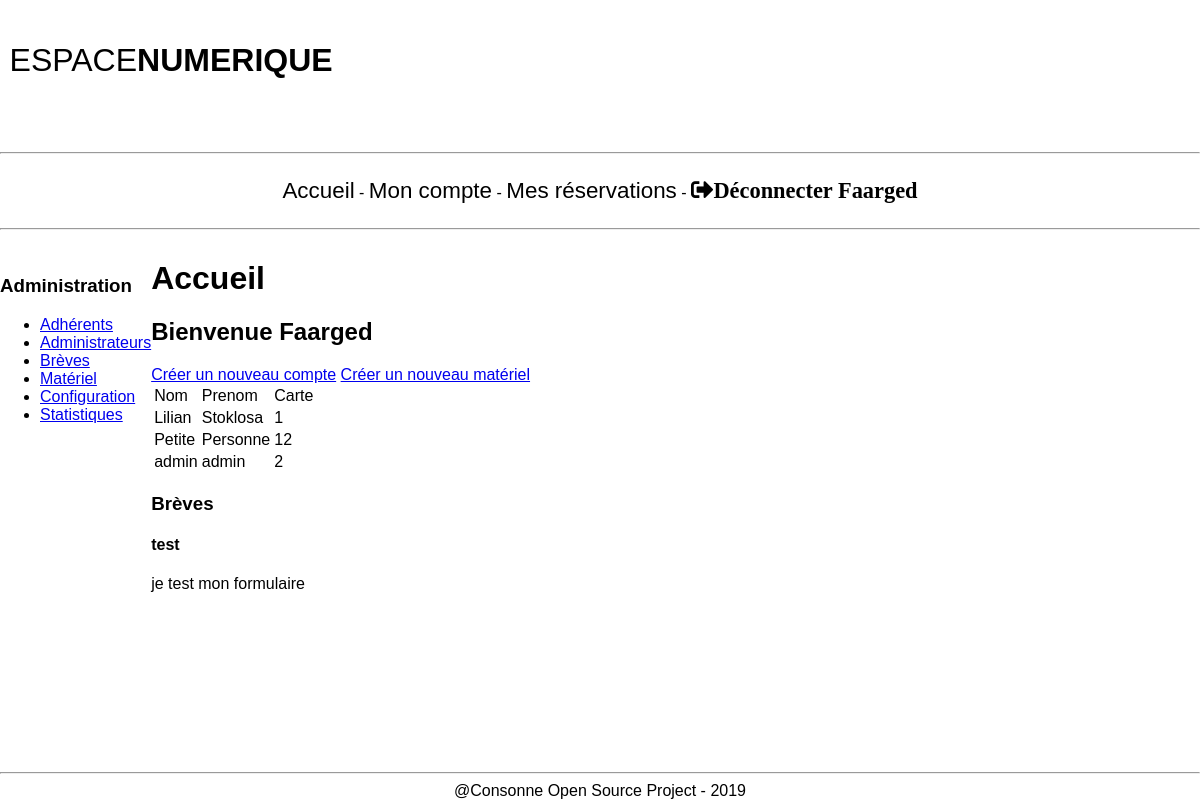
Page /accueil.php (signed in) on the committed database.
### tables this page shows
CREATE TABLE `users` (
  `id_user` int(11) NOT NULL,
  `nom` varchar(50) NOT NULL,
  `prenom` varchar(50) NOT NULL,
  `date_naissance` date NOT NULL COMMENT 'format AAAA-JJ-MM',
  `date_inscription` date NOT NULL COMMENT 'format AAAA-JJ-MM',
  `pseudo` varchar(50) NOT NULL,
  `carte` varchar(50) NOT NULL,
  `pass` varchar(250) NOT NULL,
  `pegi` varchar(50) NOT NULL,
  `statut` varchar(50) NOT NULL,
  `fin_inscription` date NOT NULL COMMENT 'formule date inscription + 365'
);

CREATE TABLE `breves` (
  `id_breves` int(11) NOT NULL,
  `titre_breves` varchar(50) NOT NULL,
  `contenu_breves` longtext NOT NULL
);

### php/requetes/requete_user.php (called while the page is built)
<?php
  require "php/connex_bdd.php";
  $reponse = $bdd->prepare("SELECT * FROM users LIMIT 5");
  $reponse->execute();
?>

### php/requetes/breve_accueil.php (called while the page is built)
<?php
  require "php/connex_bdd.php";
  $reponse = $bdd->prepare("SELECT * FROM breves ORDER BY id_breves DESC LIMIT 1");
  $reponse->execute();
?>

### accueil.php (the view, shortened to what this page needs)
<?php
if (isset($_SESSION['id']) AND isset($_SESSION['pseudo'])){
?>
<!DOCTYPE html>
<html lang="fr">
  <head>
    <link rel="stylesheet" href="css/fontawesome-5.9.0/css/all.min.css">
    <link rel="stylesheet" href="css/main.css">
  </head>
  <body>
    <?php include "header.php"; ?>
    <div class="corps">
      <?php include "navadmin.php" ?>
      <div class="accueil">
      <div>
        <h1>Accueil</h1>
        <h2>Bienvenue <?php echo $_SESSION['pseudo']; ?></h2>
      </div>
      <div>
        <a href="creation_compte.php">Créer un nouveau compte</a>
        <a href="crea_materiel.php">Créer un nouveau matériel</a>
      </div>
      <div class="prochains_departs">
        <table>
          <tr>
            <td>Nom</td>
            <td>Prenom</td>
            <td>Carte</td>
          </tr>
          <?php include 'php/requetes/requete_user.php';
            while ($donnees = $reponse->fetch()){ ?>
          <tr>
            <td><?php echo $donnees["nom"]; ?></td>
            <td><?php echo $donnees["prenom"]; ?></td>
            <td><?php echo $donnees["carte"]; ?></td>
          </tr>
        <?php } ?>
        </table>
      </div>
      <section>
        <h3>Brèves</h3>
        <div class="breve">
          <?php include 'php/requetes/breve_accueil.php';
            while ($donnees = $reponse->fetch()){ ?>
          <h4><?php echo $donnees['titre_breves']; ?></h4>
          <p><?php echo $donnees['contenu_breves']; ?></p>
        <?php } ?>
        </div>
      </section>
      </div>
    </div>
    <?php include "footer.php"; ?>
  </body>
</html>
<?php } else {
  header("Location: index.php");
 } ?>

### css/main.css (style rules this page uses)
html { margin: 0; padding: 0; box-sizing: border-box; font-family: 'Arial', sans-serif; }
body { margin: 0px; display: flex; flex-direction: column; }
html, body { height: 100%; padding: 0; margin: 0; }
.corps { display: flex; flex-flow: row wrap; }

### rows in the picture
users: nom "Lilian", prenom "Stoklosa", carte "1"
users: nom "Petite", prenom "Personne", carte "12"
users: nom "admin", prenom "admin", carte "2"
breves: titre_breves "test", contenu_breves "je test mon formulaire"

### other values in the picture
$_SESSION['pseudo'] "Faarged"
